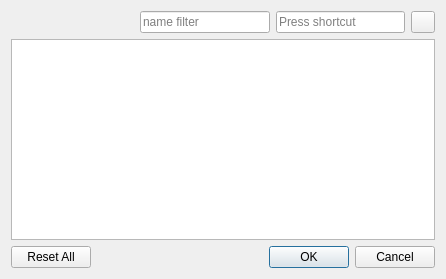
<?xml version="1.0" encoding="UTF-8"?>
<ui version="4.0">
 <class>KeyBindingsDialog</class>
 <widget class="QDialog" name="KeyBindingsDialog">
  <property name="geometry">
   <rect>
    <x>0</x>
    <y>0</y>
    <width>446</width>
    <height>279</height>
   </rect>
  </property>
  <property name="windowTitle">
   <string>Dialog</string>
  </property>
  <layout class="QVBoxLayout" name="verticalLayout">
   <item>
    <layout class="QHBoxLayout" name="horizontalLayout">
     <item>
      <spacer name="horizontalSpacer">
       <property name="orientation">
        <enum>Qt::Horizontal</enum>
       </property>
       <property name="sizeHint" stdset="0">
        <size>
         <width>40</width>
         <height>20</height>
        </size>
       </property>
      </spacer>
     </item>
     <item>
      <widget class="QLineEdit" name="le_name_filter">
       <property name="text">
        <string/>
       </property>
       <property name="placeholderText">
        <string>name filter</string>
       </property>
      </widget>
     </item>
     <item>
      <widget class="QKeySequenceEdit" name="le_sequence_filter"/>
     </item>
     <item>
      <widget class="QPushButton" name="pb_reset_filter">
       <property name="maximumSize">
        <size>
         <width>24</width>
         <height>24</height>
        </size>
       </property>
       <property name="text">
        <string/>
       </property>
      </widget>
     </item>
    </layout>
   </item>
   <item>
    <widget class="omm::KeyBindingsView" name="treeView"/>
   </item>
   <item>
    <layout class="QHBoxLayout" name="horizontalLayout_2">
     <item>
      <widget class="QPushButton" name="pb_reset">
       <property name="text">
        <string>Reset All</string>
       </property>
      </widget>
     </item>
     <item>
      <spacer name="horizontalSpacer_2">
       <property name="orientation">
        <enum>Qt::Horizontal</enum>
       </property>
       <property name="sizeHint" stdset="0">
        <size>
         <width>40</width>
         <height>20</height>
        </size>
       </property>
      </spacer>
     </item>
     <item>
      <widget class="QDialogButtonBox" name="buttonBox">
       <property name="orientation">
        <enum>Qt::Horizontal</enum>
       </property>
       <property name="standardButtons">
        <set>QDialogButtonBox::Cancel|QDialogButtonBox::Ok</set>
       </property>
      </widget>
     </item>
    </layout>
   </item>
  </layout>
 </widget>
 <customwidgets>
  <customwidget>
   <class>omm::KeyBindingsView</class>
   <extends>QTreeView</extends>
   <header>keybindings/keybindingsview.h</header>
  </customwidget>
 </customwidgets>
 <resources/>
 <connections>
  <connection>
   <sender>buttonBox</sender>
   <signal>accepted()</signal>
   <receiver>KeyBindingsDialog</receiver>
   <slot>accept()</slot>
   <hints>
    <hint type="sourcelabel">
     <x>248</x>
     <y>254</y>
    </hint>
    <hint type="destinationlabel">
     <x>157</x>
     <y>274</y>
    </hint>
   </hints>
  </connection>
  <connection>
   <sender>buttonBox</sender>
   <signal>rejected()</signal>
   <receiver>KeyBindingsDialog</receiver>
   <slot>reject()</slot>
   <hints>
    <hint type="sourcelabel">
     <x>316</x>
     <y>260</y>
    </hint>
    <hint type="destinationlabel">
     <x>286</x>
     <y>274</y>
    </hint>
   </hints>
  </connection>
 </connections>
</ui>
